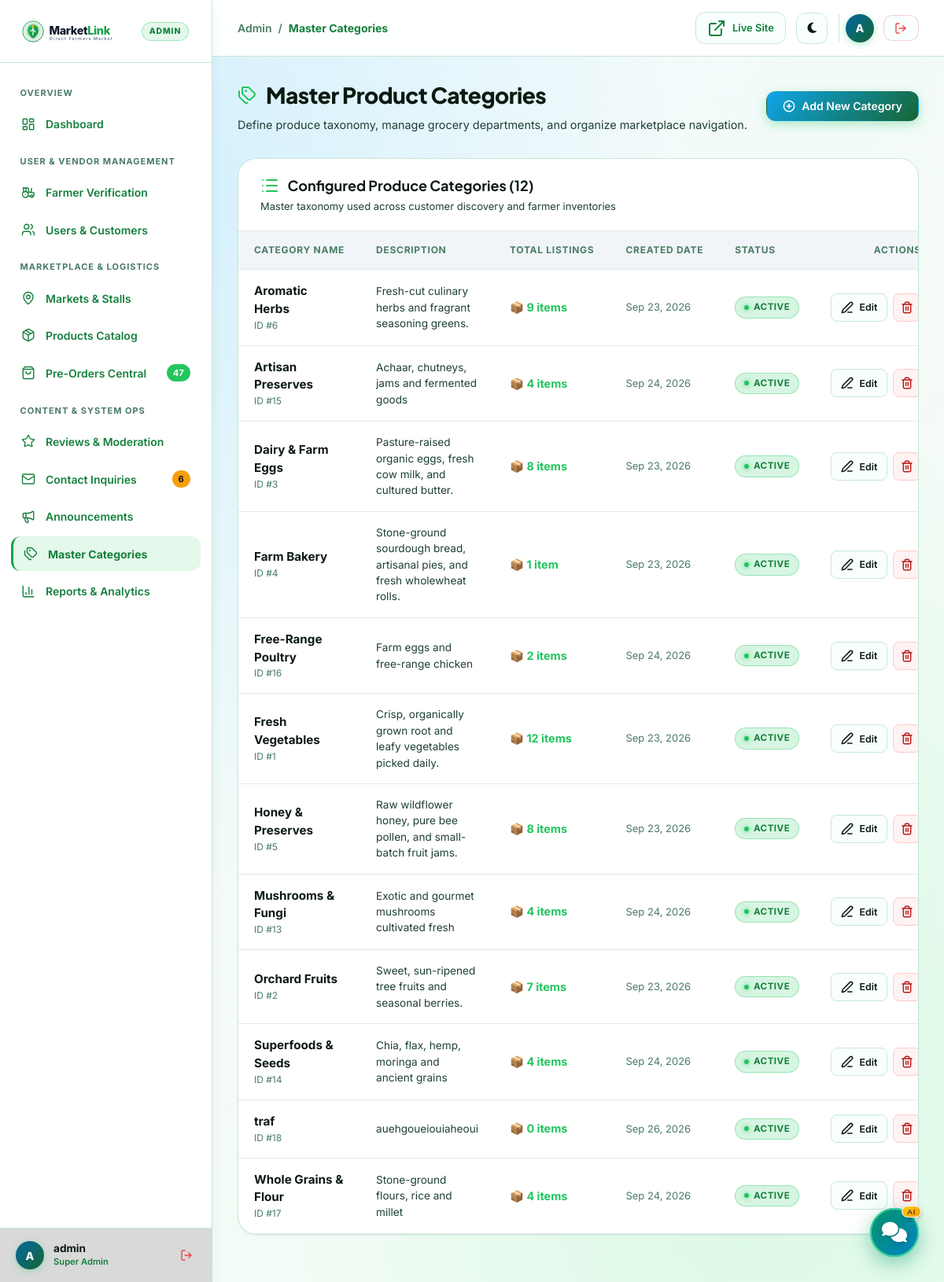
/admin/categories.php (signed in), run on the app's committed database.
### tables this page shows
CREATE TABLE `product_categories` (
  `category_id` int(11) NOT NULL,
  `category_name` varchar(50) NOT NULL,
  `description` varchar(255) DEFAULT NULL,
  `category_image` varchar(255) DEFAULT NULL,
  `is_active` tinyint(1) DEFAULT 1,
  `created_at` datetime DEFAULT current_timestamp()
);

### admin/categories.php (the view, shortened to what this page needs)
<?php
require_once __DIR__ . '/includes/admin_header.php';
$sql = "SELECT pc.*,
               COUNT(p.product_id) as total_products
        FROM product_categories pc
        LEFT JOIN products p ON pc.category_id = p.category_id
        GROUP BY pc.category_id
        ORDER BY pc.category_name ASC";
$categories = $pdo->query($sql)->fetchAll();
?>
<div class="admin-page-header">
  <div class="admin-page-title-group">
    <h1>
      <i data-lucide="tags" style="color:var(--admin-accent);"></i>
      Master Product Categories
    </h1>
    <p>Define produce taxonomy, manage grocery departments, and organize marketplace navigation.</p>
  </div>
  <div class="admin-header-actions">
    <button type="button" class="admin-btn admin-btn-primary" onclick="openCategoryModal()">
      <i data-lucide="plus-circle"></i>
      <span>Add New Category</span>
    </button>
  </div>
</div>
<div class="admin-card">
  <div class="admin-card-header">
    <div>
      <h3 class="admin-card-title">
        <i data-lucide="list" style="color:var(--admin-emerald);"></i>
        Configured Produce Categories (<?= count($categories) ?>)
      </h3>
      <p class="admin-card-subtitle">Master taxonomy used across customer discovery and farmer inventories</p>
    </div>
  </div>
  <div class="admin-table-container">
    <table class="admin-table">
      <thead>
        <tr>
          <th>Category Name</th>
          <th>Description</th>
          <th>Total Listings</th>
          <th>Created Date</th>
          <th>Status</th>
          <th style="text-align:right;">Actions</th>
        </tr>
      </thead>
      <tbody>
        <?php foreach ($categories as $c): ?>
          <tr>
            <td>
              <div style="font-weight:700; color:var(--admin-text-main); font-size:0.95rem;">
                <?= htmlspecialchars($c['category_name']) ?>
              </div>
              <div style="font-size:0.75rem; color:var(--admin-text-subtle);">ID #<?= $c['category_id'] ?></div>
            </td>
            <td style="max-width:320px; font-size:0.85rem; color:var(--admin-text-muted);">
              <?= htmlspecialchars($c['description'] ?: 'No category description provided.') ?>
            </td>
            <td>
              <span style="font-weight:700; font-size:0.9rem; color:var(--admin-accent);">
                📦 <?= $c['total_products'] ?> <?= $c['total_products'] == 1 ? 'item' : 'items' ?>
              </span>
            </td>
            <td style="font-size:0.8125rem; color:var(--admin-text-subtle);">
              <?= date('M d, Y', strtotime($c['created_at'])) ?>
            </td>
            <td>
              <span class="status-pill <?= $c['is_active'] ? 'active' : 'inactive' ?>">
                <?= $c['is_active'] ? 'Active' : 'Inactive' ?>
              </span>
            </td>
            <td style="text-align:right;">
              <div style="display:inline-flex; gap:0.4rem; justify-content:flex-end;">
                <button type="button" class="admin-btn admin-btn-secondary admin-btn-sm"
                        onclick='editCategory(<?= json_encode($c) ?>)'>
                  <i data-lucide="edit-3"></i> Edit
                </button>
                <button type="button" class="admin-btn admin-btn-danger admin-btn-sm"
                        onclick="deleteCategory(<?= $c['category_id'] ?>)">
                  <i data-lucide="trash-2"></i>
                </button>
              </div>
            </td>
          </tr>
        <?php endforeach; ?>
      </tbody>
    </table>
  </div>
</div>
<?php require_once __DIR__ . '/includes/admin_footer.php'; ?>

### assets/css/responsive.css (style rules this page uses)
html, body { width: 100%; max-width: 100%; }
img, video, canvas, svg { max-width: 100%; }
input, select, textarea, button { max-width: 100%; }
.admin-main, .admin-content, .customer-main, .customer-content, .farmer-main, .farmer-content, .admin-card, .farmer-card, .dashboard-grid-2 > *, .cart-layout-grid > *, .farmer-grid-2-col > *, .farmer-grid-equal-2 > *, .admin-grid-split > *, .hero-grid > *, .bento-grid > *, .contact-layout > *, .auth-layout > * { min-width: 0; }
.admin-table-container, .farmer-table-responsive, .cart-table-responsive, .contrast-table { max-width: 100%; overscroll-behavior-inline: contain; -webkit-overflow-scrolling: touch; scrollbar-width: none; }
.admin-table, .farmer-table, .cart-table-responsive .cart-items-table, .contrast-table table { max-width: none; }
.admin-btn > svg, .admin-btn > i[data-lucide] { width: 1rem; height: 1rem; min-width: 1rem; min-height: 1rem; stroke-width: 2.25; }
.admin-btn-danger.admin-btn-sm:has(> svg:only-child), .admin-btn-danger.admin-btn-sm:has(> i[data-lucide]:only-child) { width: 2.25rem; height: 2.25rem; padding: 0; }

### assets/css/ai-assistant.css (style rules this page uses)
:root { --ai-primary: #059669; --ai-primary-hover: #047857; --ai-accent: #0284c7; --ai-gradient: linear-gradient(135deg, #059669 0%, #0284c7 100%); --ai-gradient-header: linear-gradient(135deg, #064e3b 0%, #0c4a6e 100%); --ai-bg-window: rgba(255, 255, 255, 0.96); --ai-bg-messages: #f8fafc; --ai-border: rgba(226, 232, 240, 0.9); --ai-text-main: #0f172a; --ai-text-muted: #64748b; --ai-bot-bubble: #ffffff; --ai-bot-bubble-border: #e2e8f0; --ai-shadow: 0 20px 35px -5px rgba(0, 0, 0, 0.15), 0 10px 15px -5px rgba(0, 0, 0, 0.08); }

### data on the page
product_categories: category_name "Aromatic Herbs", category_id "6", description "Fresh-cut culinary herbs and fragrant seasoning greens.", total_products "9", shows "items", created_at "Sep 23, 2026", is_active "ACTIVE"
product_categories: category_name "Artisan Preserves", category_id "15", description "Achaar, chutneys, jams and fermented goods", total_products "4", shows "items", created_at "Sep 24, 2026", is_active "ACTIVE"
product_categories: category_name "Dairy & Farm Eggs", category_id "3", description "Pasture-raised organic eggs, fresh cow milk, and cultured butter.", total_products "8", shows "items", created_at "Sep 23, 2026", is_active "ACTIVE"
product_categories: category_name "Farm Bakery", category_id "4", description "Stone-ground sourdough bread, artisanal pies, and fresh wholewheat rolls.", total_products "1", shows "item", created_at "Sep 23, 2026", is_active "ACTIVE"
product_categories: category_name "Free-Range Poultry", category_id "16", description "Farm eggs and free-range chicken", total_products "2", shows "items", created_at "Sep 24, 2026", is_active "ACTIVE"
product_categories: category_name "Fresh Vegetables", category_id "1", description "Crisp, organically grown root and leafy vegetables picked daily.", total_products "12", shows "items", created_at "Sep 23, 2026", is_active "ACTIVE"
product_categories: category_name "Honey & Preserves", category_id "5", description "Raw wildflower honey, pure bee pollen, and small-batch fruit jams.", total_products "8", shows "items", created_at "Sep 23, 2026", is_active "ACTIVE"
product_categories: category_name "Mushrooms & Fungi", category_id "13", description "Exotic and gourmet mushrooms cultivated fresh", total_products "4", shows "items", created_at "Sep 24, 2026", is_active "ACTIVE"
product_categories: category_name "Orchard Fruits", category_id "2", description "Sweet, sun-ripened tree fruits and seasonal berries.", total_products "7", shows "items", created_at "Sep 23, 2026", is_active "ACTIVE"
product_categories: category_name "Superfoods & Seeds", category_id "14", description "Chia, flax, hemp, moringa and ancient grains", total_products "4", shows "items", created_at "Sep 24, 2026", is_active "ACTIVE"
product_categories: category_name "traf", category_id "18", description "auehgoueiouiaheoui", total_products "0", shows "items", created_at "Sep 26, 2026", is_active "ACTIVE"
product_categories: category_name "Whole Grains & Flour", category_id "17", description "Stone-ground flours, rice and millet", total_products "4", shows "items", created_at "Sep 24, 2026", is_active "ACTIVE"

### other printed values
$activeOrdersCount "47"
$unreadInquiriesCount "6"
substr($adminUsername ?? 'A', 0, 1) "A"
$adminUsername "admin"
$pageTitle "Master Categories"
substr($adminUsername, 0, 1) "A"
count($categories) "12"
